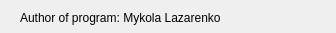
<?xml version="1.0" encoding="UTF-8"?>
<ui version="4.0">
 <class>Dialog2</class>
 <widget class="QDialog" name="Dialog2">
  <property name="geometry">
   <rect>
    <x>0</x>
    <y>0</y>
    <width>336</width>
    <height>33</height>
   </rect>
  </property>
  <property name="windowTitle">
   <string>Dialog</string>
  </property>
  <widget class="QLabel" name="label">
   <property name="geometry">
    <rect>
     <x>20</x>
     <y>10</y>
     <width>241</width>
     <height>16</height>
    </rect>
   </property>
   <property name="text">
    <string>Author of program: Mykola Lazarenko</string>
   </property>
  </widget>
 </widget>
 <resources/>
 <connections/>
</ui>
